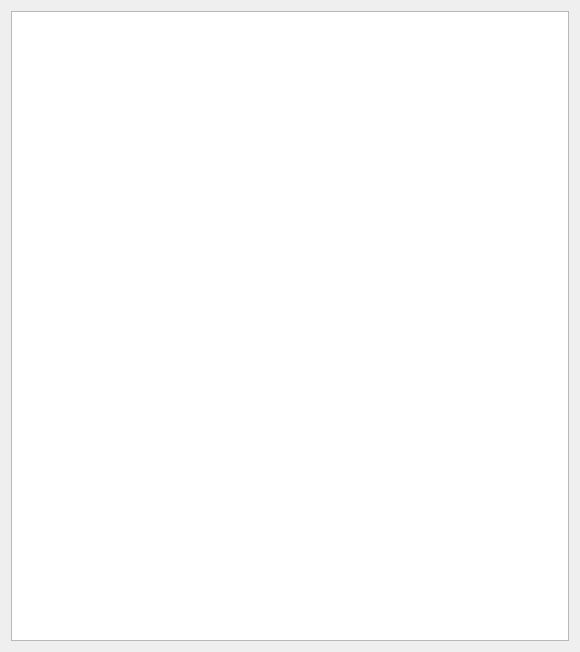
<?xml version="1.0" encoding="UTF-8"?>
<ui version="4.0">
 <class>ResultsDisplay</class>
 <widget class="QWidget" name="ResultsDisplay">
  <property name="geometry">
   <rect>
    <x>0</x>
    <y>0</y>
    <width>580</width>
    <height>652</height>
   </rect>
  </property>
  <property name="windowTitle">
   <string>Results Display</string>
  </property>
  <layout class="QHBoxLayout" name="horizontalLayout">
   <item>
    <widget class="QPlainTextEdit" name="plainTextEdit">
     <property name="font">
      <font>
       <family>Courier New</family>
       <pointsize>10</pointsize>
      </font>
     </property>
     <property name="lineWrapMode">
      <enum>QPlainTextEdit::NoWrap</enum>
     </property>
     <property name="readOnly">
      <bool>true</bool>
     </property>
    </widget>
   </item>
  </layout>
 </widget>
 <layoutdefault spacing="6" margin="11"/>
 <resources/>
 <connections/>
</ui>
